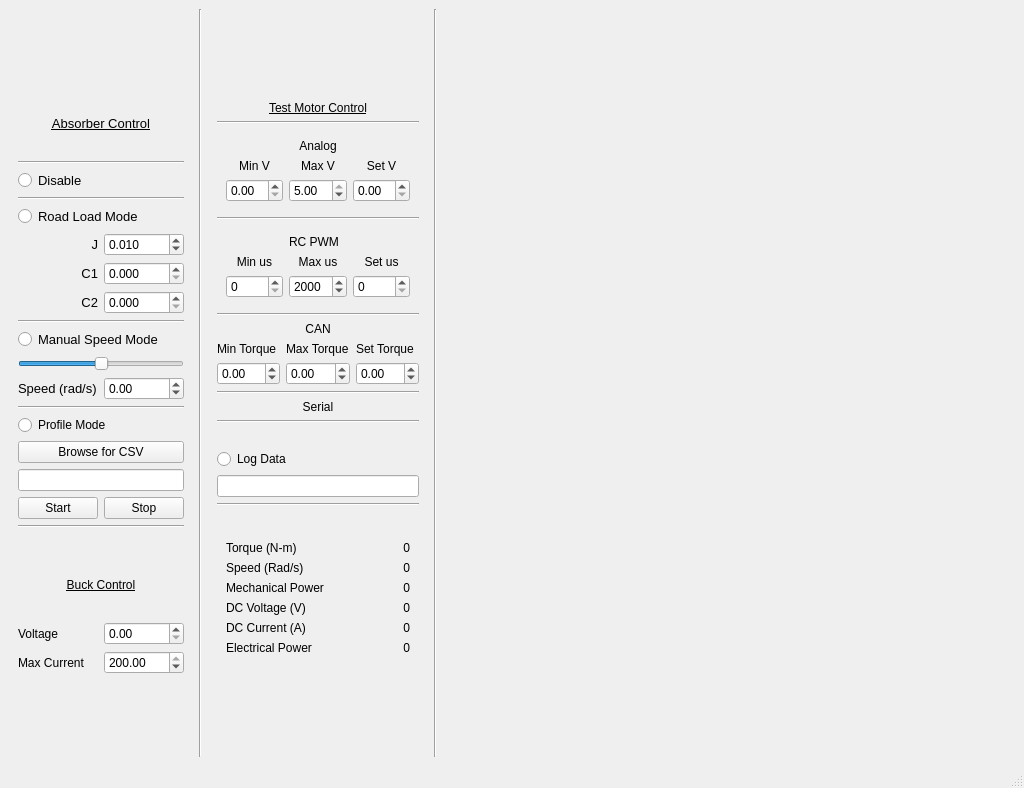
<?xml version="1.0" encoding="UTF-8"?>
<ui version="4.0">
 <class>DynoControlPanel</class>
 <widget class="QMainWindow" name="DynoControlPanel">
  <property name="geometry">
   <rect>
    <x>0</x>
    <y>0</y>
    <width>1024</width>
    <height>788</height>
   </rect>
  </property>
  <property name="sizePolicy">
   <sizepolicy hsizetype="MinimumExpanding" vsizetype="MinimumExpanding">
    <horstretch>0</horstretch>
    <verstretch>0</verstretch>
   </sizepolicy>
  </property>
  <property name="minimumSize">
   <size>
    <width>1024</width>
    <height>768</height>
   </size>
  </property>
  <property name="windowTitle">
   <string>Dyno Control Panel</string>
  </property>
  <property name="inputMethodHints">
   <set>Qt::ImhDigitsOnly</set>
  </property>
  <widget class="QWidget" name="centralwidget">
   <property name="sizePolicy">
    <sizepolicy hsizetype="MinimumExpanding" vsizetype="MinimumExpanding">
     <horstretch>0</horstretch>
     <verstretch>0</verstretch>
    </sizepolicy>
   </property>
   <property name="minimumSize">
    <size>
     <width>1024</width>
     <height>768</height>
    </size>
   </property>
   <property name="layoutDirection">
    <enum>Qt::LeftToRight</enum>
   </property>
   <layout class="QHBoxLayout" name="horizontalLayout">
    <property name="sizeConstraint">
     <enum>QLayout::SetMinimumSize</enum>
    </property>
    <item>
     <widget class="QWidget" name="verticalWidget_2" native="true">
      <property name="sizePolicy">
       <sizepolicy hsizetype="Fixed" vsizetype="Fixed">
        <horstretch>0</horstretch>
        <verstretch>0</verstretch>
       </sizepolicy>
      </property>
      <property name="minimumSize">
       <size>
        <width>160</width>
        <height>200</height>
       </size>
      </property>
      <property name="maximumSize">
       <size>
        <width>150</width>
        <height>600</height>
       </size>
      </property>
      <layout class="QVBoxLayout" name="verticalLayout">
       <property name="sizeConstraint">
        <enum>QLayout::SetMinimumSize</enum>
       </property>
       <item>
        <widget class="QLabel" name="label_5">
         <property name="font">
          <font>
           <pointsize>10</pointsize>
           <underline>true</underline>
          </font>
         </property>
         <property name="text">
          <string>Absorber Control</string>
         </property>
         <property name="alignment">
          <set>Qt::AlignCenter</set>
         </property>
        </widget>
       </item>
       <item>
        <widget class="Line" name="line_11">
         <property name="orientation">
          <enum>Qt::Horizontal</enum>
         </property>
        </widget>
       </item>
       <item>
        <widget class="QRadioButton" name="disableButton">
         <property name="font">
          <font>
           <pointsize>10</pointsize>
          </font>
         </property>
         <property name="text">
          <string>Disable</string>
         </property>
        </widget>
       </item>
       <item>
        <widget class="Line" name="line_4">
         <property name="orientation">
          <enum>Qt::Horizontal</enum>
         </property>
        </widget>
       </item>
       <item>
        <widget class="QRadioButton" name="rlButton">
         <property name="font">
          <font>
           <pointsize>10</pointsize>
          </font>
         </property>
         <property name="text">
          <string>Road Load Mode</string>
         </property>
        </widget>
       </item>
       <item>
        <layout class="QGridLayout" name="RoadLoadLayout">
         <property name="sizeConstraint">
          <enum>QLayout::SetDefaultConstraint</enum>
         </property>
         <property name="rightMargin">
          <number>0</number>
         </property>
         <item row="2" column="0">
          <widget class="QLabel" name="label_2">
           <property name="font">
            <font>
             <pointsize>10</pointsize>
            </font>
           </property>
           <property name="layoutDirection">
            <enum>Qt::LeftToRight</enum>
           </property>
           <property name="text">
            <string>C1</string>
           </property>
           <property name="alignment">
            <set>Qt::AlignRight|Qt::AlignTrailing|Qt::AlignVCenter</set>
           </property>
          </widget>
         </item>
         <item row="3" column="0">
          <widget class="QLabel" name="label">
           <property name="font">
            <font>
             <pointsize>10</pointsize>
            </font>
           </property>
           <property name="text">
            <string>C2</string>
           </property>
           <property name="alignment">
            <set>Qt::AlignRight|Qt::AlignTrailing|Qt::AlignVCenter</set>
           </property>
          </widget>
         </item>
         <item row="1" column="0">
          <widget class="QLabel" name="label_3">
           <property name="font">
            <font>
             <pointsize>10</pointsize>
            </font>
           </property>
           <property name="text">
            <string>J</string>
           </property>
           <property name="alignment">
            <set>Qt::AlignRight|Qt::AlignTrailing|Qt::AlignVCenter</set>
           </property>
          </widget>
         </item>
         <item row="3" column="1">
          <widget class="QDoubleSpinBox" name="c2Box">
           <property name="decimals">
            <number>3</number>
           </property>
           <property name="singleStep">
            <double>0.001000000000000</double>
           </property>
          </widget>
         </item>
         <item row="2" column="1">
          <widget class="QDoubleSpinBox" name="c1Box">
           <property name="decimals">
            <number>3</number>
           </property>
           <property name="singleStep">
            <double>0.001000000000000</double>
           </property>
          </widget>
         </item>
         <item row="1" column="1">
          <widget class="QDoubleSpinBox" name="jBox">
           <property name="decimals">
            <number>3</number>
           </property>
           <property name="minimum">
            <double>0.001000000000000</double>
           </property>
           <property name="singleStep">
            <double>0.001000000000000</double>
           </property>
           <property name="value">
            <double>0.010000000000000</double>
           </property>
          </widget>
         </item>
        </layout>
       </item>
       <item>
        <widget class="Line" name="line">
         <property name="orientation">
          <enum>Qt::Horizontal</enum>
         </property>
        </widget>
       </item>
       <item>
        <widget class="QRadioButton" name="sButton">
         <property name="font">
          <font>
           <pointsize>10</pointsize>
          </font>
         </property>
         <property name="text">
          <string>Manual Speed Mode</string>
         </property>
        </widget>
       </item>
       <item>
        <widget class="QSlider" name="speedSlider">
         <property name="minimum">
          <number>-625</number>
         </property>
         <property name="maximum">
          <number>625</number>
         </property>
         <property name="orientation">
          <enum>Qt::Horizontal</enum>
         </property>
        </widget>
       </item>
       <item>
        <layout class="QGridLayout" name="gridLayout">
         <item row="0" column="1">
          <widget class="QLabel" name="label_4">
           <property name="font">
            <font>
             <pointsize>10</pointsize>
            </font>
           </property>
           <property name="text">
            <string>Speed (rad/s)</string>
           </property>
          </widget>
         </item>
         <item row="0" column="2">
          <widget class="QDoubleSpinBox" name="sBox">
           <property name="minimum">
            <double>-625.000000000000000</double>
           </property>
           <property name="maximum">
            <double>625.000000000000000</double>
           </property>
          </widget>
         </item>
        </layout>
       </item>
       <item>
        <widget class="Line" name="line_6">
         <property name="orientation">
          <enum>Qt::Horizontal</enum>
         </property>
        </widget>
       </item>
       <item>
        <widget class="QRadioButton" name="profileButton">
         <property name="text">
          <string>Profile Mode</string>
         </property>
        </widget>
       </item>
       <item>
        <widget class="QPushButton" name="browseButton">
         <property name="text">
          <string>Browse for CSV</string>
         </property>
        </widget>
       </item>
       <item>
        <widget class="QLineEdit" name="csvEdit"/>
       </item>
       <item>
        <layout class="QGridLayout" name="gridLayout_4">
         <item row="0" column="0">
          <widget class="QPushButton" name="startButton">
           <property name="text">
            <string>Start</string>
           </property>
          </widget>
         </item>
         <item row="0" column="1">
          <widget class="QPushButton" name="stopButton">
           <property name="text">
            <string>Stop</string>
           </property>
          </widget>
         </item>
        </layout>
       </item>
       <item>
        <widget class="Line" name="line_2">
         <property name="orientation">
          <enum>Qt::Horizontal</enum>
         </property>
        </widget>
       </item>
       <item>
        <spacer name="verticalSpacer_7">
         <property name="orientation">
          <enum>Qt::Vertical</enum>
         </property>
         <property name="sizeType">
          <enum>QSizePolicy::Fixed</enum>
         </property>
         <property name="sizeHint" stdset="0">
          <size>
           <width>20</width>
           <height>20</height>
          </size>
         </property>
        </spacer>
       </item>
       <item>
        <widget class="QLabel" name="label_7">
         <property name="font">
          <font>
           <underline>true</underline>
          </font>
         </property>
         <property name="text">
          <string>Buck Control</string>
         </property>
         <property name="alignment">
          <set>Qt::AlignCenter</set>
         </property>
        </widget>
       </item>
       <item>
        <layout class="QGridLayout" name="gridLayout_2">
         <item row="0" column="0">
          <widget class="QLabel" name="label_6">
           <property name="text">
            <string>Voltage</string>
           </property>
          </widget>
         </item>
         <item row="0" column="1">
          <widget class="QDoubleSpinBox" name="buckBox">
           <property name="maximum">
            <double>48.000000000000000</double>
           </property>
          </widget>
         </item>
         <item row="1" column="1">
          <widget class="QDoubleSpinBox" name="iMaxBox">
           <property name="maximum">
            <double>200.000000000000000</double>
           </property>
           <property name="value">
            <double>200.000000000000000</double>
           </property>
          </widget>
         </item>
         <item row="1" column="0">
          <widget class="QLabel" name="label_9">
           <property name="text">
            <string>Max Current</string>
           </property>
          </widget>
         </item>
        </layout>
       </item>
      </layout>
     </widget>
    </item>
    <item>
     <widget class="Line" name="line_3">
      <property name="orientation">
       <enum>Qt::Vertical</enum>
      </property>
     </widget>
    </item>
    <item>
     <widget class="QWidget" name="verticalWidget" native="true">
      <property name="sizePolicy">
       <sizepolicy hsizetype="Maximum" vsizetype="Fixed">
        <horstretch>0</horstretch>
        <verstretch>0</verstretch>
       </sizepolicy>
      </property>
      <property name="maximumSize">
       <size>
        <width>220</width>
        <height>16777215</height>
       </size>
      </property>
      <layout class="QVBoxLayout" name="verticalLayout_2">
       <property name="sizeConstraint">
        <enum>QLayout::SetMinimumSize</enum>
       </property>
       <item>
        <widget class="QLabel" name="label_12">
         <property name="sizePolicy">
          <sizepolicy hsizetype="Preferred" vsizetype="Fixed">
           <horstretch>0</horstretch>
           <verstretch>0</verstretch>
          </sizepolicy>
         </property>
         <property name="font">
          <font>
           <underline>true</underline>
          </font>
         </property>
         <property name="text">
          <string>Test Motor Control</string>
         </property>
         <property name="alignment">
          <set>Qt::AlignCenter</set>
         </property>
        </widget>
       </item>
       <item>
        <widget class="Line" name="line_12">
         <property name="orientation">
          <enum>Qt::Horizontal</enum>
         </property>
        </widget>
       </item>
       <item>
        <widget class="QWidget" name="gridWidget" native="true">
         <property name="sizePolicy">
          <sizepolicy hsizetype="Fixed" vsizetype="Fixed">
           <horstretch>0</horstretch>
           <verstretch>0</verstretch>
          </sizepolicy>
         </property>
         <property name="maximumSize">
          <size>
           <width>220</width>
           <height>16777215</height>
          </size>
         </property>
         <layout class="QGridLayout" name="gridLayout_5">
          <item row="2" column="1">
           <widget class="QLabel" name="label_17">
            <property name="text">
             <string>Max V</string>
            </property>
            <property name="alignment">
             <set>Qt::AlignCenter</set>
            </property>
           </widget>
          </item>
          <item row="3" column="1">
           <widget class="QDoubleSpinBox" name="testVMaxBox">
            <property name="maximum">
             <double>5.000000000000000</double>
            </property>
            <property name="singleStep">
             <double>0.100000000000000</double>
            </property>
            <property name="value">
             <double>5.000000000000000</double>
            </property>
           </widget>
          </item>
          <item row="2" column="0">
           <widget class="QLabel" name="label_16">
            <property name="text">
             <string>Min V</string>
            </property>
            <property name="alignment">
             <set>Qt::AlignCenter</set>
            </property>
           </widget>
          </item>
          <item row="3" column="0">
           <widget class="QDoubleSpinBox" name="testVMinBox">
            <property name="maximum">
             <double>5.000000000000000</double>
            </property>
            <property name="singleStep">
             <double>0.100000000000000</double>
            </property>
           </widget>
          </item>
          <item row="3" column="2">
           <widget class="QDoubleSpinBox" name="testVSetBox">
            <property name="maximum">
             <double>5.000000000000000</double>
            </property>
            <property name="singleStep">
             <double>0.020000000000000</double>
            </property>
           </widget>
          </item>
          <item row="2" column="2">
           <widget class="QLabel" name="label_25">
            <property name="text">
             <string>Set V</string>
            </property>
            <property name="alignment">
             <set>Qt::AlignCenter</set>
            </property>
           </widget>
          </item>
          <item row="0" column="1">
           <widget class="QLabel" name="label_22">
            <property name="text">
             <string>Analog</string>
            </property>
            <property name="alignment">
             <set>Qt::AlignCenter</set>
            </property>
           </widget>
          </item>
         </layout>
        </widget>
       </item>
       <item>
        <widget class="Line" name="line_8">
         <property name="orientation">
          <enum>Qt::Horizontal</enum>
         </property>
        </widget>
       </item>
       <item>
        <widget class="QWidget" name="gridWidget_2" native="true">
         <property name="sizePolicy">
          <sizepolicy hsizetype="Fixed" vsizetype="Fixed">
           <horstretch>0</horstretch>
           <verstretch>0</verstretch>
          </sizepolicy>
         </property>
         <property name="maximumSize">
          <size>
           <width>220</width>
           <height>16777215</height>
          </size>
         </property>
         <layout class="QGridLayout" name="gridLayout_6">
          <item row="2" column="0">
           <widget class="QSpinBox" name="periodMinBox">
            <property name="maximum">
             <number>2500</number>
            </property>
           </widget>
          </item>
          <item row="1" column="0">
           <widget class="QLabel" name="label_18">
            <property name="text">
             <string>Min us</string>
            </property>
            <property name="alignment">
             <set>Qt::AlignCenter</set>
            </property>
           </widget>
          </item>
          <item row="1" column="1">
           <widget class="QLabel" name="label_19">
            <property name="text">
             <string>Max us</string>
            </property>
            <property name="alignment">
             <set>Qt::AlignCenter</set>
            </property>
           </widget>
          </item>
          <item row="1" column="2">
           <widget class="QLabel" name="label_20">
            <property name="text">
             <string>Set us</string>
            </property>
            <property name="alignment">
             <set>Qt::AlignCenter</set>
            </property>
           </widget>
          </item>
          <item row="2" column="2">
           <widget class="QSpinBox" name="periodBox">
            <property name="maximum">
             <number>2500</number>
            </property>
            <property name="singleStep">
             <number>5</number>
            </property>
           </widget>
          </item>
          <item row="2" column="1">
           <widget class="QSpinBox" name="periodMaxBox">
            <property name="maximum">
             <number>2500</number>
            </property>
            <property name="value">
             <number>2000</number>
            </property>
           </widget>
          </item>
          <item row="0" column="1">
           <widget class="QLabel" name="label_21">
            <property name="text">
             <string>RC PWM</string>
            </property>
           </widget>
          </item>
         </layout>
        </widget>
       </item>
       <item>
        <widget class="Line" name="line_9">
         <property name="orientation">
          <enum>Qt::Horizontal</enum>
         </property>
        </widget>
       </item>
       <item>
        <layout class="QGridLayout" name="gridLayout_7">
         <property name="sizeConstraint">
          <enum>QLayout::SetDefaultConstraint</enum>
         </property>
         <item row="1" column="1">
          <widget class="QLabel" name="label_23">
           <property name="text">
            <string>CAN</string>
           </property>
           <property name="alignment">
            <set>Qt::AlignCenter</set>
           </property>
          </widget>
         </item>
         <item row="3" column="0">
          <widget class="QDoubleSpinBox" name="canMinBox">
           <property name="minimum">
            <double>-20.000000000000000</double>
           </property>
           <property name="maximum">
            <double>20.000000000000000</double>
           </property>
           <property name="singleStep">
            <double>0.010000000000000</double>
           </property>
          </widget>
         </item>
         <item row="3" column="1">
          <widget class="QDoubleSpinBox" name="canMaxBox">
           <property name="minimum">
            <double>-20.000000000000000</double>
           </property>
           <property name="maximum">
            <double>20.000000000000000</double>
           </property>
           <property name="singleStep">
            <double>0.010000000000000</double>
           </property>
          </widget>
         </item>
         <item row="3" column="2">
          <widget class="QDoubleSpinBox" name="canBox">
           <property name="minimum">
            <double>-20.000000000000000</double>
           </property>
           <property name="maximum">
            <double>20.000000000000000</double>
           </property>
           <property name="singleStep">
            <double>0.010000000000000</double>
           </property>
          </widget>
         </item>
         <item row="2" column="0">
          <widget class="QLabel" name="label_26">
           <property name="text">
            <string>Min Torque</string>
           </property>
          </widget>
         </item>
         <item row="2" column="1">
          <widget class="QLabel" name="label_27">
           <property name="text">
            <string>Max Torque</string>
           </property>
          </widget>
         </item>
         <item row="2" column="2">
          <widget class="QLabel" name="label_28">
           <property name="text">
            <string>Set Torque</string>
           </property>
          </widget>
         </item>
        </layout>
       </item>
       <item>
        <widget class="Line" name="line_10">
         <property name="orientation">
          <enum>Qt::Horizontal</enum>
         </property>
        </widget>
       </item>
       <item>
        <widget class="QLabel" name="label_24">
         <property name="text">
          <string>Serial</string>
         </property>
         <property name="alignment">
          <set>Qt::AlignCenter</set>
         </property>
        </widget>
       </item>
       <item>
        <widget class="Line" name="line_7">
         <property name="orientation">
          <enum>Qt::Horizontal</enum>
         </property>
        </widget>
       </item>
       <item>
        <spacer name="verticalSpacer_10">
         <property name="orientation">
          <enum>Qt::Vertical</enum>
         </property>
         <property name="sizeType">
          <enum>QSizePolicy::Fixed</enum>
         </property>
         <property name="sizeHint" stdset="0">
          <size>
           <width>20</width>
           <height>20</height>
          </size>
         </property>
        </spacer>
       </item>
       <item>
        <widget class="QRadioButton" name="logButton">
         <property name="text">
          <string>Log Data</string>
         </property>
         <property name="autoExclusive">
          <bool>false</bool>
         </property>
        </widget>
       </item>
       <item>
        <widget class="QLineEdit" name="filenameEdit">
         <property name="sizePolicy">
          <sizepolicy hsizetype="Maximum" vsizetype="Fixed">
           <horstretch>0</horstretch>
           <verstretch>0</verstretch>
          </sizepolicy>
         </property>
         <property name="maximumSize">
          <size>
           <width>220</width>
           <height>16777215</height>
          </size>
         </property>
        </widget>
       </item>
       <item>
        <widget class="Line" name="line_13">
         <property name="orientation">
          <enum>Qt::Horizontal</enum>
         </property>
        </widget>
       </item>
       <item>
        <spacer name="verticalSpacer_6">
         <property name="orientation">
          <enum>Qt::Vertical</enum>
         </property>
         <property name="sizeType">
          <enum>QSizePolicy::Fixed</enum>
         </property>
         <property name="sizeHint" stdset="0">
          <size>
           <width>20</width>
           <height>20</height>
          </size>
         </property>
        </spacer>
       </item>
       <item>
        <widget class="QWidget" name="gridWidget" native="true">
         <property name="sizePolicy">
          <sizepolicy hsizetype="Maximum" vsizetype="Fixed">
           <horstretch>0</horstretch>
           <verstretch>0</verstretch>
          </sizepolicy>
         </property>
         <property name="maximumSize">
          <size>
           <width>220</width>
           <height>16777215</height>
          </size>
         </property>
         <layout class="QGridLayout" name="gridLayout_3">
          <item row="0" column="1">
           <widget class="QLabel" name="torqueText">
            <property name="text">
             <string>0</string>
            </property>
            <property name="alignment">
             <set>Qt::AlignRight|Qt::AlignTrailing|Qt::AlignVCenter</set>
            </property>
           </widget>
          </item>
          <item row="0" column="0">
           <widget class="QLabel" name="label_8">
            <property name="sizePolicy">
             <sizepolicy hsizetype="Fixed" vsizetype="Fixed">
              <horstretch>0</horstretch>
              <verstretch>0</verstretch>
             </sizepolicy>
            </property>
            <property name="text">
             <string>Torque (N-m)</string>
            </property>
           </widget>
          </item>
          <item row="1" column="1">
           <widget class="QLabel" name="speedText">
            <property name="text">
             <string>0</string>
            </property>
            <property name="alignment">
             <set>Qt::AlignRight|Qt::AlignTrailing|Qt::AlignVCenter</set>
            </property>
           </widget>
          </item>
          <item row="3" column="1">
           <widget class="QLabel" name="voltageText">
            <property name="text">
             <string>0</string>
            </property>
            <property name="alignment">
             <set>Qt::AlignRight|Qt::AlignTrailing|Qt::AlignVCenter</set>
            </property>
           </widget>
          </item>
          <item row="3" column="0">
           <widget class="QLabel" name="label_13">
            <property name="sizePolicy">
             <sizepolicy hsizetype="Fixed" vsizetype="Fixed">
              <horstretch>0</horstretch>
              <verstretch>0</verstretch>
             </sizepolicy>
            </property>
            <property name="text">
             <string>DC Voltage (V)</string>
            </property>
           </widget>
          </item>
          <item row="4" column="0">
           <widget class="QLabel" name="label_15">
            <property name="sizePolicy">
             <sizepolicy hsizetype="Fixed" vsizetype="Fixed">
              <horstretch>0</horstretch>
              <verstretch>0</verstretch>
             </sizepolicy>
            </property>
            <property name="text">
             <string>DC Current (A)</string>
            </property>
           </widget>
          </item>
          <item row="4" column="1">
           <widget class="QLabel" name="currentText">
            <property name="text">
             <string>0</string>
            </property>
            <property name="textFormat">
             <enum>Qt::AutoText</enum>
            </property>
            <property name="alignment">
             <set>Qt::AlignRight|Qt::AlignTrailing|Qt::AlignVCenter</set>
            </property>
           </widget>
          </item>
          <item row="2" column="1">
           <widget class="QLabel" name="mpText">
            <property name="text">
             <string>0</string>
            </property>
            <property name="alignment">
             <set>Qt::AlignRight|Qt::AlignTrailing|Qt::AlignVCenter</set>
            </property>
           </widget>
          </item>
          <item row="2" column="0">
           <widget class="QLabel" name="label_10">
            <property name="text">
             <string>Mechanical Power</string>
            </property>
           </widget>
          </item>
          <item row="1" column="0">
           <widget class="QLabel" name="label_11">
            <property name="sizePolicy">
             <sizepolicy hsizetype="Fixed" vsizetype="Fixed">
              <horstretch>0</horstretch>
              <verstretch>0</verstretch>
             </sizepolicy>
            </property>
            <property name="text">
             <string>Speed (Rad/s)</string>
            </property>
           </widget>
          </item>
          <item row="5" column="0">
           <widget class="QLabel" name="label_14">
            <property name="text">
             <string>Electrical Power</string>
            </property>
           </widget>
          </item>
          <item row="5" column="1">
           <widget class="QLabel" name="epText">
            <property name="text">
             <string>0</string>
            </property>
            <property name="alignment">
             <set>Qt::AlignRight|Qt::AlignTrailing|Qt::AlignVCenter</set>
            </property>
           </widget>
          </item>
         </layout>
        </widget>
       </item>
      </layout>
     </widget>
    </item>
    <item>
     <widget class="Line" name="line_5">
      <property name="orientation">
       <enum>Qt::Vertical</enum>
      </property>
     </widget>
    </item>
    <item>
     <widget class="QWidget" name="verticalWidget" native="true">
      <property name="sizePolicy">
       <sizepolicy hsizetype="Minimum" vsizetype="Preferred">
        <horstretch>0</horstretch>
        <verstretch>0</verstretch>
       </sizepolicy>
      </property>
      <property name="minimumSize">
       <size>
        <width>512</width>
        <height>0</height>
       </size>
      </property>
      <layout class="QVBoxLayout" name="PlotLayout" stretch="0">
       <property name="sizeConstraint">
        <enum>QLayout::SetMinimumSize</enum>
       </property>
       <item>
        <layout class="QVBoxLayout" name="PlotLayout_2"/>
       </item>
      </layout>
     </widget>
    </item>
   </layout>
  </widget>
  <widget class="QStatusBar" name="statusbar"/>
 </widget>
 <resources/>
 <connections/>
</ui>
